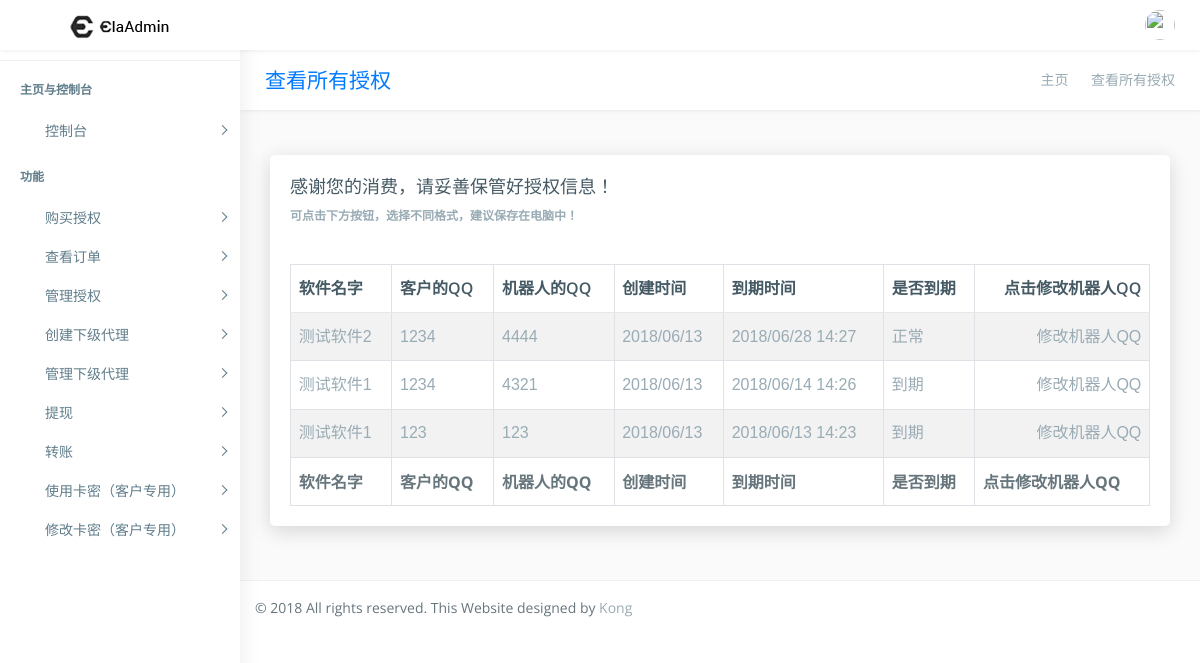
The page /check_all_auth/ (signed in) on the database its author committed.
### main_app/models.py (models this page shows, shortened)
class Software(models.Model):
    software_id = models.PositiveIntegerField(verbose_name="软件ID", unique=True)
    software_name = models.CharField(verbose_name="软件名", max_length=30)
    software_version_number = models.CharField(verbose_name="软件版本号", max_length=30,default="V1.0")
    software_each_time = models.PositiveIntegerField(verbose_name="套餐时间（按小时计算）",default=720)
    software_cost = models.DecimalField(max_digits=8,decimal_places=2,verbose_name="软件价格",default=0)
    software_try = models.BooleanField(verbose_name="是否开启试用",default=False)
    software_try_hours = models.PositiveIntegerField(verbose_name="试用时长",default=0)

class Authorization(models.Model):
    software = models.ForeignKey(Software, verbose_name="软件对象")
    customer_QQ = models.PositiveIntegerField(verbose_name="客户的QQ")
    proxy_man = models.ForeignKey(User,verbose_name="代理",blank=True,null=True)
    bot_QQ = models.PositiveIntegerField("机器人的QQ")
    begin_time = models.DateField(verbose_name="创建时间",auto_now_add=True)
    deadline_time = models.DateTimeField(verbose_name="到期时间",default=timezone.now)

### main_app/views/web/base_web.py (the view)
# urls.py: url(r'^check_all_auth/$',check_all_auth,name='check_all_auth'),
@login_required
def check_all_auth(request):
    context = {}
    try:  #查找授权
        auths = Authorization.objects.filter(proxy_man=request.user).order_by('id')
        auths_list =[]
        auths = auths.reverse()
        for i in auths:
            a = {"software":i.software,"customer_QQ":i.customer_QQ,"bot_QQ":i.bot_QQ,"begin_time":i.begin_time,"deadline_time":i.deadline_time,"pk":i.pk}
            auths_list.append(a)
            if i.deadline_time < timezone.now():
                a["auths_state"] = False
            else:
                a["auths_state"] = True
        context["auths_list"] = auths_list
    except:
        pass
    return render(request,'page-auth.html',context)

### templates/page-auth.html (shortened to what this page needs)
{% extends "base.html" %}
{% load staticfiles %}
{% block wrapper %}
        <div class="page-wrapper">
            <div class="row page-titles">
                <div class="col-md-5 align-self-center">
                    <h3 class="text-primary">查看所有授权</h3> </div>
                <div class="col-md-7 align-self-center">
                    <ol class="breadcrumb">
                        <li class="breadcrumb-item"><a href="{% url "index" %}">主页</a></li>
                        <li class="breadcrumb-item active">查看所有授权</li>
                    </ol>
                </div>
            </div>
            <div class="container-fluid">
                <div class="row">
                    <div class="col-12">
                        <div class="card">
                            <div class="card-body">
                                <h4 class="card-title">感谢您的消费，请妥善保管好授权信息！</h4>
                                <h6 class="card-subtitle"><strong>可点击下方按钮，选择不同格式，建议保存在电脑中！</strong></h6>
                                <div class="table-responsive m-t-40">
                                    <table id="example23" class="display nowrap table table-hover table-striped table-bordered" cellspacing="0" width="100%">
                                        <thead>
                                            <tr>
                                                <th>软件名字</th>
                                                <th>客户的QQ</th>
                                                <th>机器人的QQ</th>
                                                <th>创建时间</th>
                                                <th>到期时间</th>
                                                <th>是否到期</th>
                                                <th>点击修改机器人QQ</th>
                                            </tr>
                                        </thead>
                                        <tfoot>
                                            <tr>
                                                <th>软件名字</th>
                                                <th>客户的QQ</th>
                                                <th>机器人的QQ</th>
                                                <th>创建时间</th>
                                                <th>到期时间</th>
                                                <th>是否到期</th>
                                                <th>点击修改机器人QQ</th>
                                            </tr>
                                        </tfoot>
                                        <tbody>
                                        {% if auths_list %}
                                        {% for i in auths_list %}
                                            <tr>
                                                <td>{{ i.software.software_name }}</td>
                                                <td>{{ i.customer_QQ }}</td>
                                                <td>{{ i.bot_QQ}}</td>
                                                <td>{{ i.begin_time|date:"Y/m/d" }}</td>
                                                <td>{{ i.deadline_time|date:"Y/m/d H:i" }}</td>
                                                {% if i.auths_state %}
                                                    <td>正常</td>
                                                {% else %}
                                                    <td>到期</td>
                                                {% endif %}
                                                <td><a href="{% url "check_auth" pk=i.pk %}">修改机器人QQ</a></td>
                                            </tr>
                                        {% endfor %}
                                        {% endif %}
                                        </tbody>
                                    </table>
                                </div>
                            </div>
                        </div>
                    </div>
                </div>
            </div>
{% endblock wrapper %}

### main_app/static/css/helper.css (style rules this page uses)
.m-t-40 { margin-top: 40px!important; }

### rows shown on the page
Software: software.software_name "测试软件2", customer_QQ "1234", bot_QQ "4444", begin_time "2018/06/13", deadline_time "2018/06/28 14:27", shows "正常"
Software: software.software_name "测试软件1", customer_QQ "1234", bot_QQ "4321", begin_time "2018/06/13", deadline_time "2018/06/14 14:26", shows "到期"
Software: software.software_name "测试软件1", customer_QQ "123", bot_QQ "123", begin_time "2018/06/13", deadline_time "2018/06/13 14:23", shows "到期"
